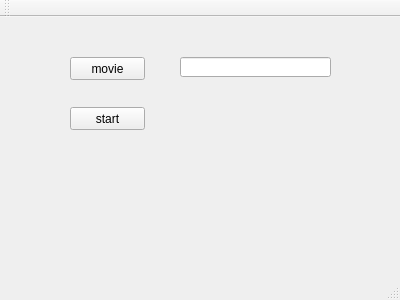
<?xml version="1.0" encoding="UTF-8"?>
<ui version="4.0">
 <class>MainWindow</class>
 <widget class="QMainWindow" name="MainWindow">
  <property name="geometry">
   <rect>
    <x>0</x>
    <y>0</y>
    <width>400</width>
    <height>300</height>
   </rect>
  </property>
  <property name="windowTitle">
   <string>MainWindow</string>
  </property>
  <widget class="QWidget" name="centralWidget">
   <widget class="QPushButton" name="pushButton">
    <property name="geometry">
     <rect>
      <x>70</x>
      <y>40</y>
      <width>75</width>
      <height>23</height>
     </rect>
    </property>
    <property name="text">
     <string>movie</string>
    </property>
   </widget>
   <widget class="QLineEdit" name="lineEdit">
    <property name="geometry">
     <rect>
      <x>180</x>
      <y>40</y>
      <width>151</width>
      <height>20</height>
     </rect>
    </property>
   </widget>
   <widget class="QPushButton" name="pushButton_2">
    <property name="geometry">
     <rect>
      <x>70</x>
      <y>90</y>
      <width>75</width>
      <height>23</height>
     </rect>
    </property>
    <property name="text">
     <string>start</string>
    </property>
   </widget>
  </widget>
  <widget class="QMenuBar" name="menuBar">
   <property name="geometry">
    <rect>
     <x>0</x>
     <y>0</y>
     <width>400</width>
     <height>24</height>
    </rect>
   </property>
  </widget>
  <widget class="QToolBar" name="mainToolBar">
   <attribute name="toolBarArea">
    <enum>TopToolBarArea</enum>
   </attribute>
   <attribute name="toolBarBreak">
    <bool>false</bool>
   </attribute>
  </widget>
  <widget class="QStatusBar" name="statusBar"/>
 </widget>
 <layoutdefault spacing="6" margin="11"/>
 <resources/>
 <connections/>
</ui>
